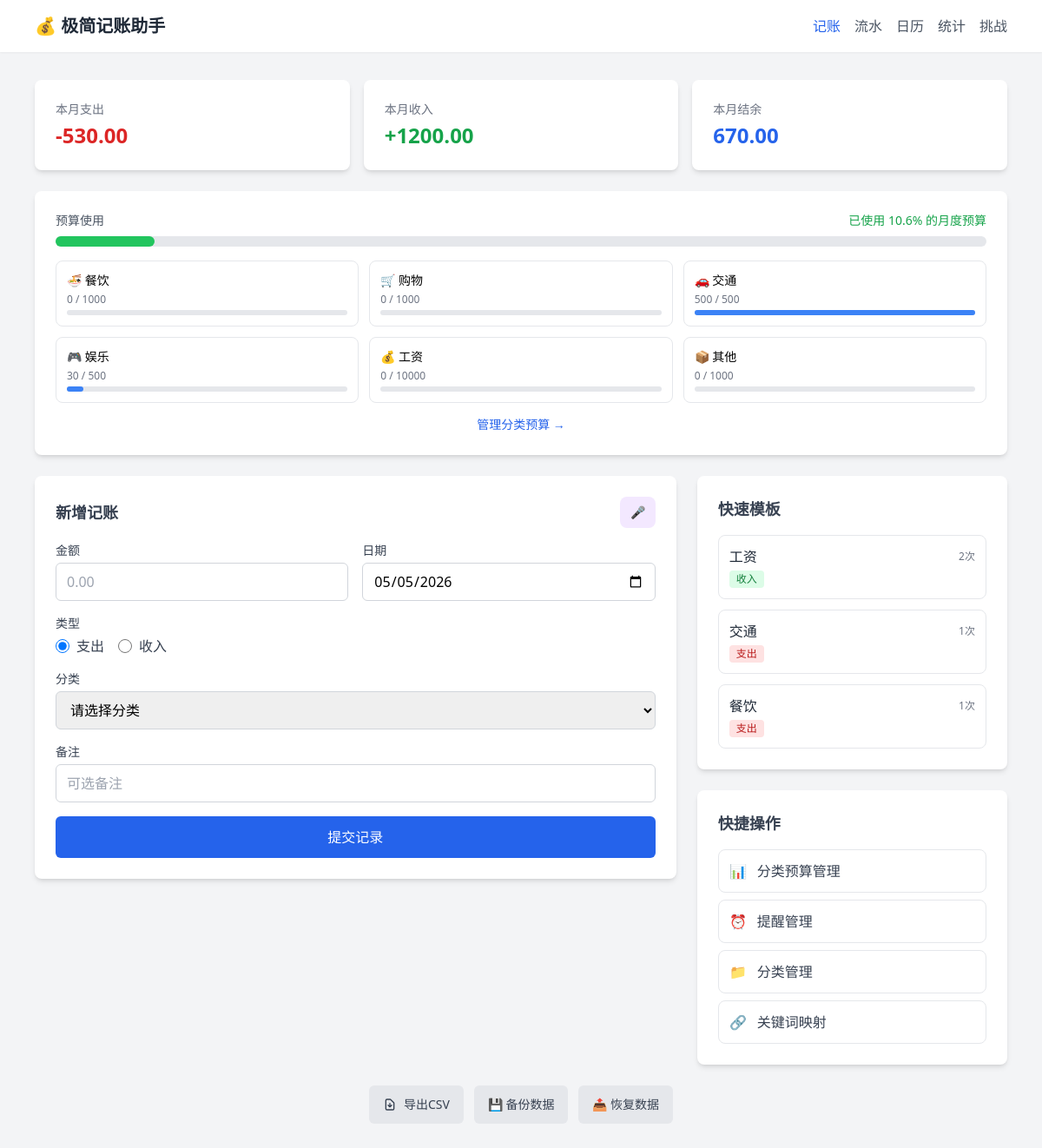
The page / on the database its author committed.
### models.py (models this page shows, shortened)
class Category(db.Model):
    id = db.Column(db.Integer, primary_key=True)
    name = db.Column(db.String(20), unique=True, nullable=False)
    icon = db.Column(db.String(50), default='📦')
    color = db.Column(db.String(20), default='#3b82f6')
    is_default = db.Column(db.Boolean, default=False)
    sort_order = db.Column(db.Integer, default=0)

class CategoryBudget(db.Model):
    id = db.Column(db.Integer, primary_key=True)
    category = db.Column(db.String(20), nullable=False)
    budget_amount = db.Column(db.Float, nullable=False)
    month = db.Column(db.String(7), nullable=False)

class Record(db.Model):
    id = db.Column(db.Integer, primary_key=True)
    amount = db.Column(db.Float, nullable=False)
    type = db.Column(db.String(10), nullable=False)
    category = db.Column(db.String(20), nullable=False)
    note = db.Column(db.String(200), nullable=True)
    date = db.Column(db.Date, nullable=False)

### app.py (the view)
@app.route('/')
def index():
    today = date.today().isoformat()
    stats = get_month_stats()
    quick_templates = get_quick_templates()
    user_templates = Template.query.all()
    reminders = get_today_reminders()
    categories = get_categories()
    challenges = Challenge.query.filter_by(status='active').all()
    cat_budgets = get_category_budgets()
    cat_spending = {}
    for cat_name, _, _ in categories:
        if cat_name in cat_budgets:
            cat_spending[cat_name] = get_category_spending(cat_name)
    return render_template('index.html', today=today, categories=categories,
                           stats=stats, quick_templates=quick_templates,
                           user_templates=user_templates, reminders=reminders,
                           challenges=challenges, cat_budgets=cat_budgets,
                           cat_spending=cat_spending)

### templates/index.html (shortened to what this page needs)
<!DOCTYPE html>
<html lang="zh-CN">
<head>
    <script src="https://cdn.tailwindcss.com"></script>
</head>
<body class="bg-gray-100 min-h-screen">
    <nav class="bg-white shadow-sm">
        <div class="max-w-6xl mx-auto px-4 py-4">
            <div class="flex justify-between items-center flex-wrap gap-2">
                <h1 class="text-xl font-bold text-gray-800">💰 极简记账助手</h1>
                <div class="flex flex-wrap gap-2 sm:gap-4">
                    <a href="/" class="text-blue-600 hover:text-blue-800 font-medium">记账</a>
                    <a href="/records" class="text-gray-600 hover:text-gray-800">流水</a>
                    <a href="/calendar" class="text-gray-600 hover:text-gray-800">日历</a>
                    <a href="/stats" class="text-gray-600 hover:text-gray-800">统计</a>
                    <a href="/challenges" class="text-gray-600 hover:text-gray-800">挑战</a>
                </div>
            </div>
        </div>
    </nav>
    <main class="max-w-6xl mx-auto px-4 py-8">
        <div class="grid grid-cols-1 sm:grid-cols-3 gap-4 mb-6">
            <div class="bg-white rounded-lg shadow-md p-4 sm:p-6">
                <p class="text-sm text-gray-500 mb-1">本月支出</p>
                <p class="text-2xl font-bold text-red-600">-{{ "%.2f"|format(stats.total_expense) }}</p>
            </div>
            <div class="bg-white rounded-lg shadow-md p-4 sm:p-6">
                <p class="text-sm text-gray-500 mb-1">本月收入</p>
                <p class="text-2xl font-bold text-green-600">+{{ "%.2f"|format(stats.total_income) }}</p>
            </div>
            <div class="bg-white rounded-lg shadow-md p-4 sm:p-6">
                <p class="text-sm text-gray-500 mb-1">本月结余</p>
                <p class="text-2xl font-bold text-blue-600">{{ "%.2f"|format(stats.balance) }}</p>
            </div>
        </div>
        <div class="bg-white rounded-lg shadow-md p-4 sm:p-6 mb-6">
            <div class="flex flex-col sm:flex-row sm:justify-between sm:items-center mb-2">
                <span class="text-sm text-gray-600">预算使用</span>
                <span class="text-sm font-medium {{ 'text-green-600' if stats.budget_percentage < 80 else ('text-orange-500' if stats.budget_percentage < 100 else 'text-red-600') }}">
                    已使用 {{ "%.1f"|format(stats.budget_percentage) }}% 的月度预算
                </span>
            </div>
            <div class="w-full bg-gray-200 rounded-full h-3">
                <div class="h-3 rounded-full transition-all {{ 'bg-green-500' if stats.budget_percentage < 80 else ('bg-orange-500' if stats.budget_percentage < 100 else 'bg-red-500') }}"
                    style="width: {{ stats.budget_percentage if stats.budget_percentage < 100 else 100 }}%"></div>
            </div>
            <div class="mt-4 grid grid-cols-1 sm:grid-cols-2 lg:grid-cols-3 gap-3">
                {% for cat_name, icon, color in categories %}
                {% if cat_name in cat_budgets %}
                <div class="border rounded-lg p-3 {% if cat_name in cat_spending and cat_spending[cat_name] > cat_budgets[cat_name] %}border-red-300 bg-red-50{% endif %}">
                    <div class="flex items-center justify-between mb-1">
                        <span class="text-sm">{{ icon }} {{ cat_name }}</span>
                    </div>
                    <div class="text-xs text-gray-500">{{ "%.0f"|format(cat_spending.get(cat_name, 0)) }} / {{ "%.0f"|format(cat_budgets[cat_name]) }}</div>
                    <div class="w-full bg-gray-200 rounded-full h-1.5 mt-1">
                        <div class="h-1.5 rounded-full {{ 'bg-red-500' if cat_spending.get(cat_name, 0) > cat_budgets[cat_name] else 'bg-blue-500' }}"
                            style="width: {{ (cat_spending.get(cat_name, 0) / cat_budgets[cat_name] * 100) if cat_budgets[cat_name] > 0 else 0 }}%"></div>
                    </div>
                </div>
                {% endif %}
                {% endfor %}
            </div>
            <div class="mt-3 text-center">
                <a href="/manage_budgets" class="text-sm text-blue-600 hover:text-blue-800">管理分类预算 →</a>
            </div>
        </div>
        <div class="grid grid-cols-1 lg:grid-cols-3 gap-6">
            <div class="lg:col-span-2">
                <div class="bg-white rounded-lg shadow-md p-6">
                    <div class="flex justify-between items-center mb-4">
                        <h2 class="text-lg font-semibold text-gray-700">新增记账</h2>
                        <button id="voice-btn" type="button" onclick="startVoiceInput()"
                            class="px-3 py-2 bg-purple-100 text-purple-600 rounded-lg hover:bg-purple-200 transition-colors text-sm" title="语音记账">
                            🎤
                        </button>
                    </div>
                    <form action="/add_record" method="POST" class="space-y-4" id="record-form">
                        <div class="grid grid-cols-1 sm:grid-cols-2 gap-4">
                            <div>
                                <label class="block text-sm font-medium text-gray-700 mb-1">金额</label>
                                <input type="number" name="amount" id="amount-input" step="0.01" min="0.01" required
                                    class="w-full px-3 py-2 border border-gray-300 rounded-md focus:outline-none focus:ring-2 focus:ring-blue-500 min-h-[44px]"
                                    placeholder="0.00">
                            </div>
                            <div>
                                <label class="block text-sm font-medium text-gray-700 mb-1">日期</label>
                                <input type="date" name="date" id="date-input" required value="{{ today }}"
                                    class="w-full px-3 py-2 border border-gray-300 rounded-md focus:outline-none focus:ring-2 focus:ring-blue-500 min-h-[44px]">
                            </div>
                        </div>
                        <div>
                            <label class="block text-sm font-medium text-gray-700 mb-1">类型</label>
                            <div class="flex space-x-4">
                                <label class="flex items-center">
                                    <input type="radio" name="type" id="type-expense" value="expense" required
                                        class="w-4 h-4 text-red-600 focus:ring-red-500" checked>
                                    <span class="ml-2 text-gray-700">支出</span>
                                </label>
                                <label class="flex items-center">
                                    <input type="radio" name="type" id="type-income" value="income"
                                        class="w-4 h-4 text-green-600 focus:ring-green-500">
                                    <span class="ml-2 text-gray-700">收入</span>
                                </label>
                            </div>
                        </div>
                        <div>
                            <label class="block text-sm font-medium text-gray-700 mb-1">分类</label>
                            <select name="category" id="category-select" required
                                class="w-full px-3 py-2 border border-gray-300 rounded-md focus:outline-none focus:ring-2 focus:ring-blue-500 min-h-[44px]">
                                <option value="">请选择分类</option>
                            </select>
                        </div>
                        <div>
                            <label class="block text-sm font-medium text-gray-700 mb-1">备注</label>
                            <input type="text" name="note" id="note-input"
                                class="w-full px-3 py-2 border border-gray-300 rounded-md focus:outline-none focus:ring-2 focus:ring-blue-500 min-h-[44px]"
                                placeholder="可选备注" oninput="checkRecommendation()">
                        </div>
                        <button type="submit"
                            class="w-full bg-blue-600 text-white py-3 px-4 rounded-md hover:bg-blue-700 transition-colors font-medium min-h-[44px]">
                            提交记录
                        </button>
                    </form>
                </div>
            </div>
            <div class="lg:col-span-1">
                <div class="bg-white rounded-lg shadow-md p-6 mb-6">
                    <h2 class="text-lg font-semibold text-gray-700 mb-4">快速模板</h2>
                    {% if quick_templates %}
                    <div class="space-y-3">
                        {% for template in quick_templates %}
                        <button type="button" onclick="applyTemplate('{{ template.type }}', '{{ template.category }}', '{{ template.note }}', null)"
                            class="w-full text-left p-3 border border-gray-200 rounded-lg hover:bg-gray-50 hover:border-blue-300 transition-colors">
                            <div class="flex items-center justify-between mb-1">
                                <span class="font-medium text-gray-800">{{ template.category }}</span>
                                <span class="text-xs text-gray-500">{{ template.count }}次</span>
                            </div>
                            <div class="text-xs text-gray-500">
                                <span class="inline-block px-2 py-0.5 rounded {{ 'bg-red-100 text-red-700' if template.type == 'expense' else 'bg-green-100 text-green-700' }}">
                                    {{ '支出' if template.type == 'expense' else '收入' }}
                                </span>
                            </div>
                        </button>
                        {% endfor %}
                    </div>
                    {% else %}
                    <p class="text-gray-500 text-sm text-center py-4">暂无常用模板<br>记账后会智能分析</p>
                    {% endif %}
                </div>
                <div class="bg-white rounded-lg shadow-md p-6">
                    <h2 class="text-lg font-semibold text-gray-700 mb-4">快捷操作</h2>
                    <div class="space-y-2">
                        <a href="/manage_budgets" class="flex items-center p-3 border border-gray-200 rounded-lg hover:bg-gray-50 transition-colors">
                            <span class="mr-3">📊</span>
                            <span class="text-gray-700">分类预算管理</span>
                        </a>
                        <a href="/reminders" class="flex items-center p-3 border border-gray-200 rounded-lg hover:bg-gray-50 transition-colors">
                            <span class="mr-3">⏰</span>
                            <span class="text-gray-700">提醒管理</span>
                        </a>
                        <a href="/categories" class="flex items-center p-3 border border-gray-200 rounded-lg hover:bg-gray-50 transition-colors">
                            <span class="mr-3">📁</span>
                            <span class="text-gray-700">分类管理</span>
                        </a>
                        <a href="/manage_keywords" class="flex items-center p-3 border border-gray-200 rounded-lg hover:bg-gray-50 transition-colors">
                            <span class="mr-3">🔗</span>
                            <span class="text-gray-700">关键词映射</span>
                        </a>
                    </div>
                </div>
            </div>
        </div>
        <div class="mt-6 text-center flex flex-wrap justify-center gap-3">
            <a href="/export_csv"
                class="inline-flex items-center px-4 py-2 bg-gray-200 text-gray-700 rounded-md hover:bg-gray-300 transition-colors text-sm min-h-[44px]">
                <svg class="w-4 h-4 mr-2" fill="none" stroke="currentColor" viewBox="0 0 24 24">
                    <path stroke-linecap="round" stroke-linejoin="round" stroke-width="2" d="M12 10v6m0 0l-3-3m3 3l3-3m2 8H7a2 2 0 01-2-2V5a2 2 0 012-2h5.586a1 1 0 01.707.293l5.414 5.414a1 1 0 01.293.707V19a2 2 0 01-2 2z"></path>
                </svg>
                导出CSV
            </a>
            <a href="/backup"
                class="inline-flex items-center px-4 py-2 bg-gray-200 text-gray-700 rounded-md hover:bg-gray-300 transition-colors text-sm min-h-[44px]">
                💾 备份数据
            </a>
            <a href="/restore"
                class="inline-flex items-center px-4 py-2 bg-gray-200 text-gray-700 rounded-md hover:bg-gray-300 transition-colors text-sm min-h-[44px]">
                📤 恢复数据
            </a>
        </div>
    </main>
</body>
</html>

### rows shown on the page
Category: icon "🍜", name "餐饮", name "0", name.budget_amount "1000"
Category: icon "🛒", name "购物", name "0", name.budget_amount "1000"
Category: icon "🚗", name "交通", name "500", name.budget_amount "500"
Category: icon "🎮", name "娱乐", name "30", name.budget_amount "500"
Category: icon "💰", name "工资", name "0", name.budget_amount "10000"
Category: icon "📦", name "其他", name "0", name.budget_amount "1000"
Record: category "工资", count "2", type "收入"
Record: category "交通", count "1", type "支出"
Record: category "餐饮", count "1", type "支出"

### other values the page prints
{{ "%.2f"|format(stats.total_expense) }} "530.00"
{{ "%.2f"|format(stats.total_income) }} "1200.00"
{{ "%.2f"|format(stats.balance) }} "670.00"
{{ "%.1f"|format(stats.budget_percentage) }} "10.6"
